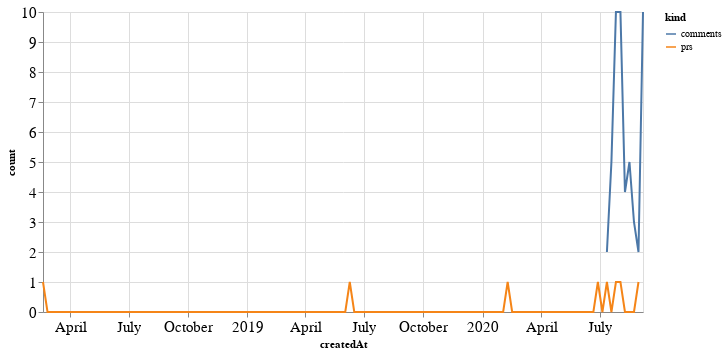

Write notebook code for a chart like this one.
### Code cell
alt.Chart(total_time, width=600).mark_line().encode(
    x='createdAt',
    y='count',
    color='kind'
)

### Figure 1 — Vega-Lite specification as saved in the notebook (floating-point values rounded to 4 significant figures; data arrays with more than 128 entries replaced by an {"elided": "..."} marker saying what was removed)
{"config": {"axisLeft": {"labelFontSize": 15}, "axisBottom": {"labelFontSize": 15}}, "data": {"name": "data-884005b08ddf1fd4b35ee97608aabf57"}, "mark": "line", "encoding": {"color": {"type": "nominal", "field": "kind"}, "x": {"type": "temporal", "field": "createdAt"}, "y": {"type": "quantitative", "field": "count"}}, "width": 600, "$schema": "https://vega.github.io/schema/vega-lite/v4.8.1.json", "datasets": {"data-884005b08ddf1fd4b35ee97608aabf57": {"elided": "268 records"}}}
